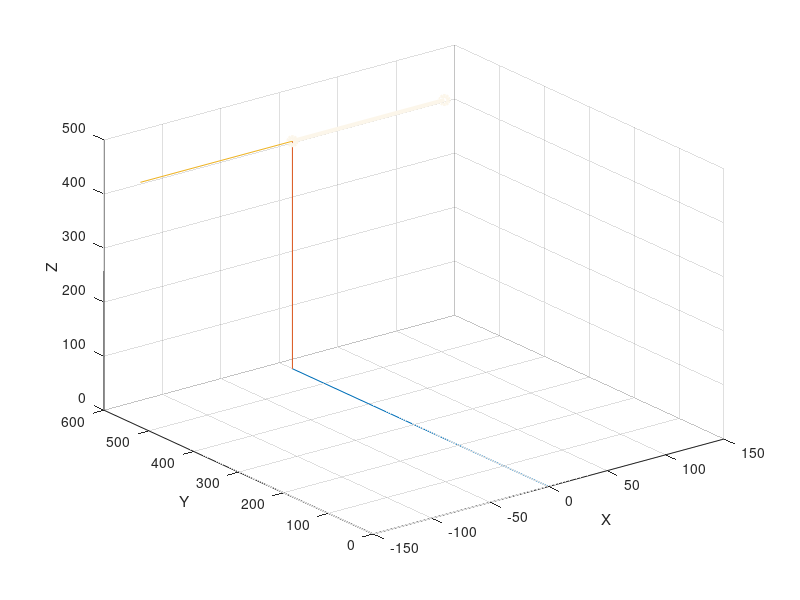

Write MATLAB code to recreate this figure. (Note: this script raises an error after producing the figure.)
%clear all
clc
clear
cla reset

%define
%data
base        = [0;0;0];
heightRobot      = 571;
armDistance      = 260/2;
widghtRobot      = 421;
link1Lenght      = sqrt(166^2+30^2);
link2Lenght      = sqrt((251.5/2)^2+30^2);
link3Lenght      = sqrt((251.5/2)^2+40.5^2);
link4Lenght      = sqrt((265/2)^2+40.5^2);
link5Lenght      = sqrt((265/2)^2+27^2);
link6Lenght      = sqrt(27^2+36^2);
%angle
leftAngle1   = 0;
leftAngle2   = 0;
leftAngle3   = 0;
leftAngle4   = 0;
leftAngle5   = 0;
leftAngle6   = 0;
leftAngle7   = 0;
rightAngle1  = 0;
rightAngle2  = 0;
rightAngle3  = 0;
rightAngle4  = 0;
rightAngle5  = 0;
rightAngle6  = 0;
rightAngle7  = 0;

%transition matrix
transitionMatrixBase        = [ 1 0 0 0 ;
                                0 1 0 heightRobot ;
                                0 0 1 0 ;
                                0 0 0 1 ];
transitionMatrixWidght      = [ 1 0 0 0 ;
                                0 1 0 0 ;
                                0 0 1 widghtRobot ;
                                0 0 0 1 ];
%left side
transitionMatrixLeftBase    = [ 1 0 0 -armDistance ;
                                0 1 0 0 ;
                                0 0 1 0 ;
                                0 0 0 1 ];
transitionMatrixLeftJoint1_2    = [ 1                   0                   0                   0 ;
                                    0                   cosd(leftAngle1)    -sind(leftAngle1)   link1Lenght*cosd(leftAngle1) ;
                                    0                   sind(leftAngle1)    cosd(leftAngle1)    -link1Lenght*sind(leftAngle1) ;
                                    0                   0                   0                   1 ];
transitionMatrixLeftJoint2_3    = [ cosd(leftAngle2)    -sind(leftAngle2)   0                   0 ;
                                    sind(leftAngle2)    cosd(leftAngle2)    0                   link2Lenght*cosd(leftAngle2) ;
                                    0                   0                   1                   -link2Lenght*sind(leftAngle2) ;
                                    0                   0                   0                   1 ];
transitionMatrixLeftJoint3_4    = [ cosd(leftAngle3)    0                   sind(leftAngle3)    0 ;
                                    0                   1                   0                   link3Lenght ;
                                    -sind(leftAngle3)   0                   cosd(leftAngle3)    0 ;
                                    0                   0                   0                   1 ];               
transitionMatrixLeftJoint4_5    = [ cosd(leftAngle4)    -sind(leftAngle4)   0                   0 ;
                                    sind(leftAngle4)    cosd(leftAngle4)    0                   link4Lenght*cosd(leftAngle4) ;
                                    0                   0                   1                   -link4Lenght*sind(leftAngle4) ;
                                    0                   0                   0                   1 ];
transitionMatrixLeftJoint5_6    = [ cosd(leftAngle5)    -sind(leftAngle5)   0                   0 ;
                                    sind(leftAngle5)    cosd(leftAngle5)    0                   0 ;
                                    0                   0                   1                   link5Lenght ;
                                    0                   0                   0                   1 ];       
transitionMatrixLeftJoint6_7    = [ cosd(leftAngle6)    -sind(leftAngle6)   0                   0 ;
                                    sind(leftAngle6)    cosd(leftAngle6)    0                   link6Lenght*cosd(leftAngle6) ;
                                    0                   0                   1                   -link6Lenght*sind(leftAngle6) ;
                                    0                   0                   0                   1 ];
%right side
transitionMatrixRightBase    = [ 1 0 0 armDistance ;
                                0 1 0 0 ;
                                0 0 1 0 ;
                                0 0 0 1 ];
transitionMatrixRightJoint1_2    = [ 1                   0                   0                   0 ;
                                    0                   cosd(rightAngle1)    -sind(rightAngle1)   link1Lenght*cosd(rightAngle1) ;
                                    0                   sind(rightAngle1)    cosd(rightAngle1)    -link1Lenght*sind(rightAngle1) ;
                                    0                   0                   0                   1 ];
transitionMatrixRightJoint2_3    = [ cosd(rightAngle2)    -sind(rightAngle2)   0                   0 ;
                                    sind(rightAngle2)    cosd(rightAngle2)    0                   link2Lenght*cosd(rightAngle2) ;
                                    0                   0                   1                   -link2Lenght*sind(rightAngle2) ;
                                    0                   0                   0                   1 ];
transitionMatrixRightJoint3_4    = [ cosd(rightAngle3)    0                   sind(rightAngle3)    0 ;
                                    0                   1                   0                   link3Lenght ;
                                    -sind(rightAngle3)   0                   cosd(rightAngle3)    0 ;
                                    0                   0                   0                   1 ];               
transitionMatrixRightJoint4_5    = [ cosd(rightAngle4)    -sind(rightAngle4)   0                   0 ;
                                    sind(rightAngle4)    cosd(rightAngle4)    0                   link4Lenght*cosd(rightAngle4) ;
                                    0                   0                   1                   -link4Lenght*sind(rightAngle4) ;
                                    0                   0                   0                   1 ];
transitionMatrixRightJoint5_6    = [ cosd(rightAngle5)    -sind(rightAngle5)   0                   0 ;
                                    sind(rightAngle5)    cosd(rightAngle5)    0                   0 ;
                                    0                   0                   1                   link5Lenght ;
                                    0                   0                   0                   1 ];       
transitionMatrixRightJoint6_7    = [ cosd(rightAngle6)    -sind(rightAngle6)   0                   0 ;
                                    sind(rightAngle6)    cosd(rightAngle6)    0                   link6Lenght*cosd(rightAngle6) ;
                                    0                   0                   1                   -link6Lenght*sind(rightAngle6) ;
                                    0                   0                   0                   1 ];
%find position
homoTranB_H = transitionMatrixBase;
homoTranB_W = homoTranB_H*transitionMatrixWidght;
positionB_H = homoTranB_H*[0;0;0;1;];
positionB_W = homoTranB_W*[0;0;0;1;];

homoTranB_L1 = homoTranB_W*transitionMatrixLeftBase;
homoTranB_L2 = homoTranB_L1*transitionMatrixLeftJoint1_2;
homoTranB_L3 = homoTranB_L2*transitionMatrixLeftJoint2_3;
homoTranB_L4 = homoTranB_L3*transitionMatrixLeftJoint3_4;
homoTranB_L5 = homoTranB_L4*transitionMatrixLeftJoint4_5;
homoTranB_L6 = homoTranB_L5*transitionMatrixLeftJoint5_6;
homoTranB_L7 = homoTranB_L6*transitionMatrixLeftJoint6_7;
positionB_L1 = homoTranB_L1*[0;0;0;1;];
positionB_L2 = homoTranB_L2*[0;0;0;1;];
positionB_L3 = homoTranB_L3*[0;0;0;1;];
positionB_L4 = homoTranB_L4*[0;0;0;1;];
positionB_L5 = homoTranB_L5*[0;0;0;1;];
positionB_L6 = homoTranB_L6*[0;0;0;1;];
positionB_L7 = homoTranB_L7*[0;0;0;1;];

homoTranB_R1 = homoTranB_W*transitionMatrixRightBase;
homoTranB_R2 = homoTranB_R1*transitionMatrixRightJoint1_2;
homoTranB_R3 = homoTranB_R2*transitionMatrixRightJoint2_3;
homoTranB_R4 = homoTranB_R3*transitionMatrixRightJoint3_4;
homoTranB_R5 = homoTranB_R4*transitionMatrixRightJoint4_5;
homoTranB_R6 = homoTranB_R5*transitionMatrixRightJoint5_6;
homoTranB_R7 = homoTranB_R6*transitionMatrixRightJoint6_7;
positionB_R1 = homoTranB_R1*[0;0;0;1;];
positionB_R2 = homoTranB_R2*[0;0;0;1;];
positionB_R3 = homoTranB_R3*[0;0;0;1;];
positionB_R4 = homoTranB_R4*[0;0;0;1;];
positionB_R5 = homoTranB_R5*[0;0;0;1;];
positionB_R6 = homoTranB_R6*[0;0;0;1;];
positionB_R7 = homoTranB_R7*[0;0;0;1;];

%plot robot
plot3([base(1) positionB_H(1)], [base(2) positionB_H(2)], [base(3) positionB_H(3)], [positionB_H(1) positionB_W(1)], [positionB_H(2) positionB_W(2)], [positionB_H(3) positionB_W(3)], [positionB_W(1) positionB_L1(1)], [positionB_W(2) positionB_L1(2)], [positionB_W(3) positionB_L1(3)],[positionB_W(1) positionB_R1(1)], [positionB_W(2) positionB_R1(2)], [positionB_W(3) positionB_R1(3)],'-o', 'Color', '#fcf6ea', 'LineWidth', 3)
hold on
xlabel('X')
ylabel('Y')
zlabel('Z')
grid on

show(robot);